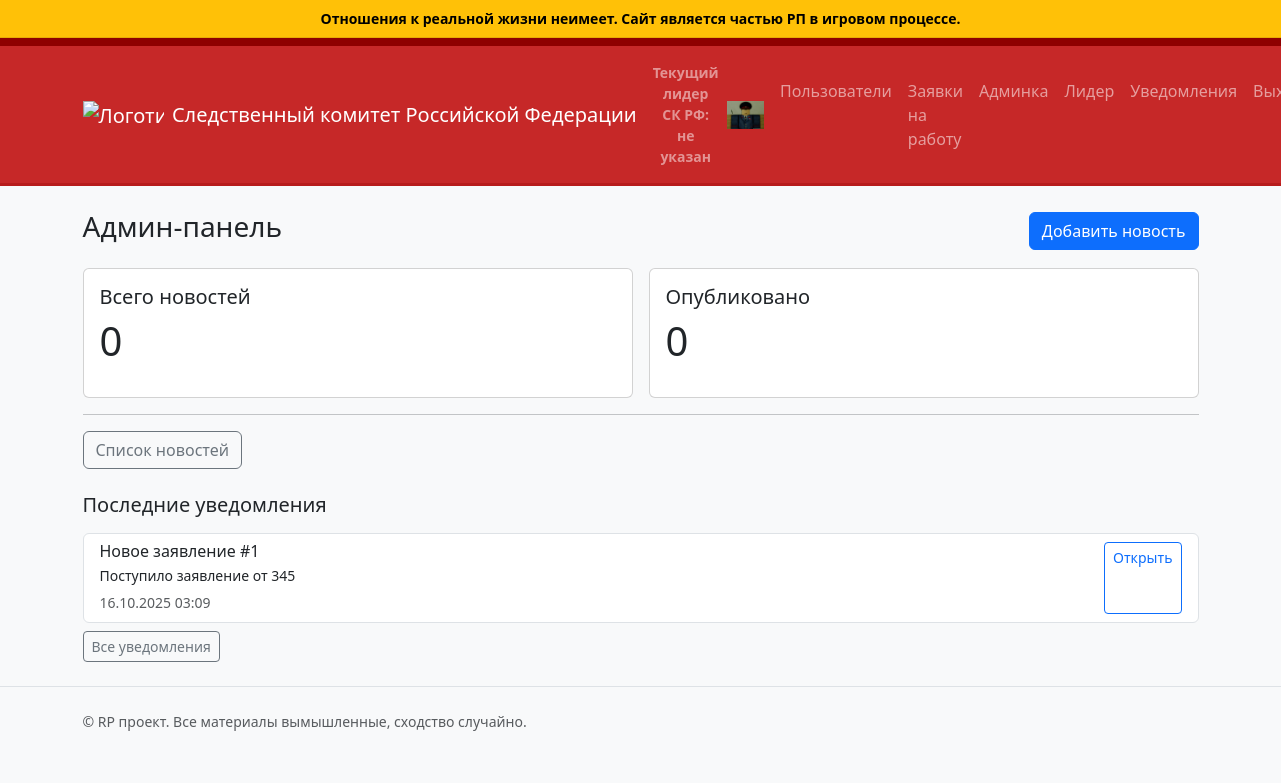
The page /admin (signed in) on the database as committed earlier.
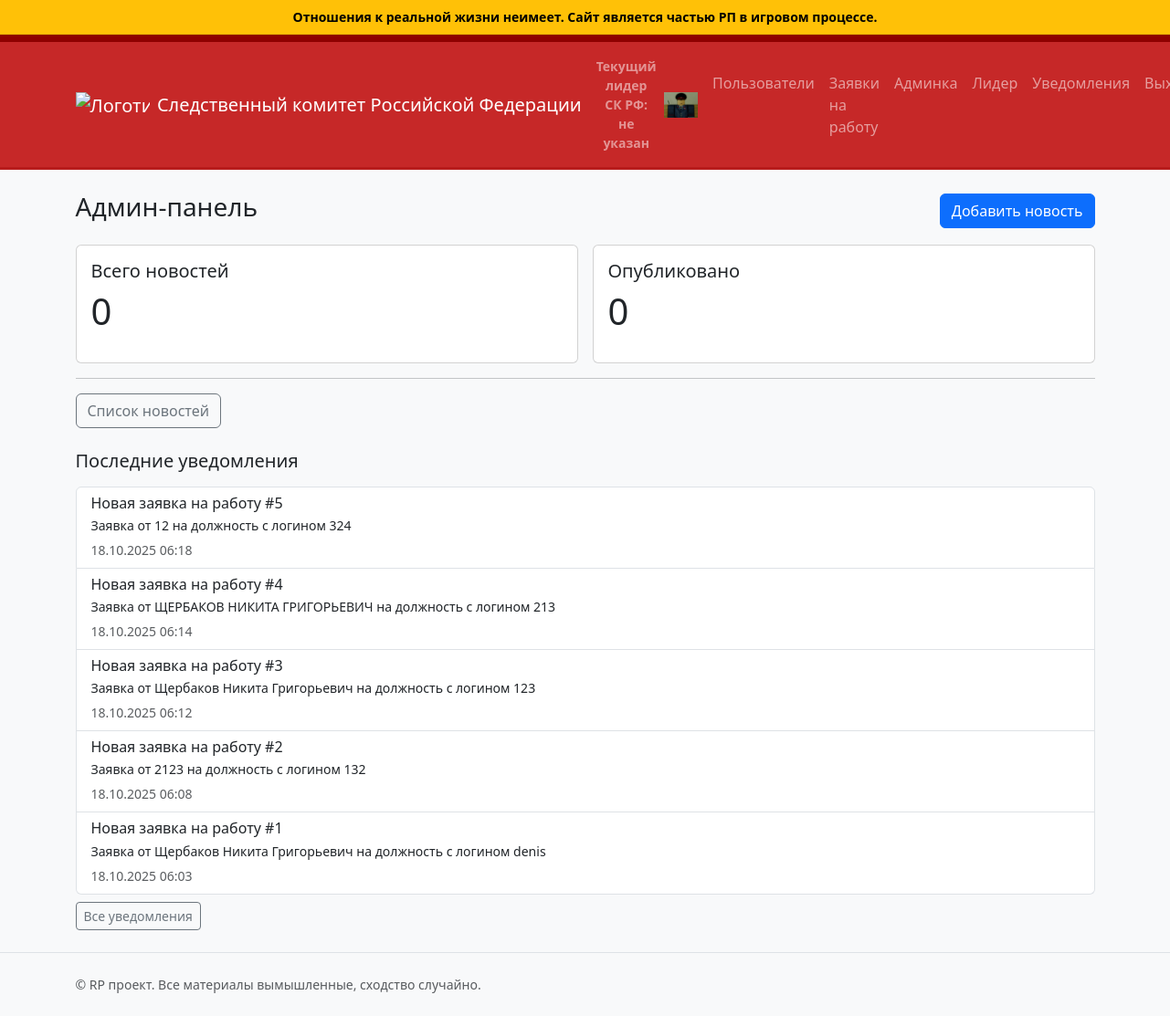
The same page on the database as committed later.
### app.py (models this page shows)
class Notification(db.Model):
	id = db.Column(db.Integer, primary_key=True)
	title = db.Column(db.String(200), nullable=False)
	message = db.Column(db.Text, nullable=False)
	is_read = db.Column(db.Boolean, default=False, nullable=False)
	created_at = db.Column(db.DateTime, default=datetime.utcnow, nullable=False)
	feedback_id = db.Column(db.Integer, nullable=True)  # Link to feedback if applicable

### app.py (the view)
	def wrapper(*args, **kwargs):
		if not session.get('admin_logged_in'):
			flash('Требуется вход в админ-панель', 'warning')
			return redirect(url_for('admin_login', next=request.path))
		return view_func(*args, **kwargs)

### app.py (called while the page is built)
def login_required(view_func):
	def wrapper(*args, **kwargs):
		if not session.get('admin_logged_in'):
			flash('Требуется вход в админ-панель', 'warning')
			return redirect(url_for('admin_login', next=request.path))
		return view_func(*args, **kwargs)
	wrapper.__name__ = view_func.__name__
	return wrapper

### templates/admin/dashboard.html (shortened to what this page needs)
{% extends 'base.html' %}
{% block content %}
	<div class="d-flex justify-content-between align-items-center mb-3">
		<h1 class="h3">Админ-панель</h1>
		<a class="btn btn-primary" href="{{ url_for('admin_news_new') }}">Добавить новость</a>
	</div>
	<div class="row g-3">
		<div class="col-md-6">
			<div class="card">
				<div class="card-body">
					<h5 class="card-title">Всего новостей</h5>
					<p class="display-6">{{ total_news }}</p>
				</div>
			</div>
		</div>
		<div class="col-md-6">
			<div class="card">
				<div class="card-body">
					<h5 class="card-title">Опубликовано</h5>
					<p class="display-6">{{ published_news }}</p>
				</div>
			</div>
		</div>
	</div>
	<hr>
	<a class="btn btn-outline-secondary" href="{{ url_for('admin_news_list') }}">Список новостей</a>
	{% if notifications %}
	<div class="row mt-4">
		<div class="col-12">
			<h3 class="h5 mb-3">Последние уведомления</h3>
			<div class="list-group">
				{% for notif in notifications[:5] %}
				<div class="list-group-item {% if not notif.is_read %}list-group-item-warning{% endif %}">
					<div class="d-flex w-100 justify-content-between">
						<div>
							<h6 class="mb-1">{{ notif.title }}</h6>
							<p class="mb-1 small">{{ notif.message }}</p>
							<small class="text-muted">{{ notif.created_at.strftime('%d.%m.%Y %H:%M') }}</small>
						</div>
						{% if notif.feedback_id %}
						<a class="btn btn-sm btn-outline-primary" href="{{ url_for('admin_feedback_detail', fb_id=notif.feedback_id) }}">Открыть</a>
						{% endif %}
					</div>
				</div>
				{% endfor %}
			</div>
			<div class="mt-2">
				<a class="btn btn-sm btn-outline-secondary" href="{{ url_for('admin_notifications') }}">Все уведомления</a>
			</div>
		</div>
	</div>
	{% endif %}
{% endblock %}

Rows that differ between the two databases and show on the page:
no longer on this page (row unchanged): Notification: title "Новое заявление #1", message "Поступило заявление от 345", created_at "16.10.2025 03:09"
added Notification: title "Новая заявка на работу #5", message "Заявка от 12 на должность с логином 324", created_at "18.10.2025 06:18"
added Notification: title "Новая заявка на работу #4", message "Заявка от ЩЕРБАКОВ НИКИТА ГРИГОРЬЕВИЧ на должность с логином 213", created_at "18.10.2025 06:14"
added Notification: title "Новая заявка на работу #3", message "Заявка от Щербаков Никита Григорьевич на должность с логином 123", created_at "18.10.2025 06:12"
added Notification: title "Новая заявка на работу #2", message "Заявка от 2123 на должность с логином 132", created_at "18.10.2025 06:08"
added Notification: title "Новая заявка на работу #1", message "Заявка от Щербаков Никита Григорьевич на должность с логином denis", created_at "18.10.2025 06:03"
